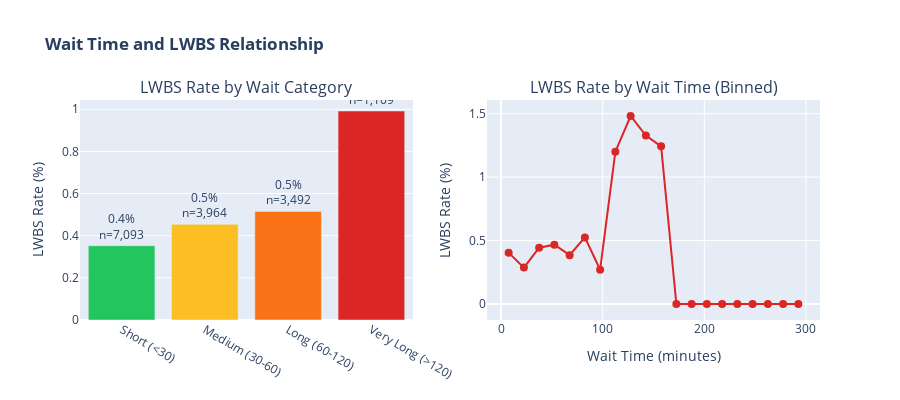

The notebook cell saved with this chart:
### Markdown cell above
---
## Causal Question 1: Does Wait Time CAUSE LWBS?

**Business Importance:** If wait time causes LWBS, reducing wait will prevent LWBS. If not, we need different interventions.

**Challenge:** Confounders exist — low-acuity patients both wait longer AND are more likely to leave.

---

### Code cell
# =============================================================================
# CELL 4: VISUALIZE WAIT TIME vs LWBS RELATIONSHIP
# =============================================================================

def plot_wait_lwbs_relationship(df: pd.DataFrame):
    """Visualize the relationship between wait time and LWBS."""
    
    fig = make_subplots(
        rows=1, cols=2,
        subplot_titles=('LWBS Rate by Wait Category', 'LWBS Rate by Wait Time (Binned)')
    )
    
    # Plot 1: LWBS by wait category
    wait_lwbs = df.groupby('wait_category')['is_lwbs'].agg(['mean', 'count']).reset_index()
    wait_lwbs.columns = ['Wait Category', 'LWBS Rate', 'Count']
    
    fig.add_trace(
        go.Bar(
            x=wait_lwbs['Wait Category'].astype(str),
            y=wait_lwbs['LWBS Rate'] * 100,
            text=[f"{r:.1f}%<br>n={c:,}" for r, c in zip(wait_lwbs['LWBS Rate']*100, wait_lwbs['Count'])],
            textposition='outside',
            marker_color=['#22C55E', '#FBBF24', '#F97316', '#DC2626']
        ),
        row=1, col=1
    )
    
    # Plot 2: LWBS rate by 15-min bins
    df_valid = df[df['pia_minutes'].notna() & (df['pia_minutes'] <= 300)].copy()
    df_valid['wait_bin'] = pd.cut(df_valid['pia_minutes'], bins=range(0, 305, 15))
    binned = df_valid.groupby('wait_bin')['is_lwbs'].mean().reset_index()
    binned['wait_mid'] = binned['wait_bin'].apply(lambda x: x.mid if pd.notna(x) else None)
    
    fig.add_trace(
        go.Scatter(
            x=binned['wait_mid'],
            y=binned['is_lwbs'] * 100,
            mode='lines+markers',
            marker=dict(size=8, color='#DC2626'),
            line=dict(width=2, color='#DC2626')
        ),
        row=1, col=2
    )
    
    fig.update_layout(
        height=400,
        showlegend=False,
        title_text="<b>Wait Time and LWBS Relationship</b>"
    )
    
    fig.update_yaxes(title_text="LWBS Rate (%)", row=1, col=1)
    fig.update_yaxes(title_text="LWBS Rate (%)", row=1, col=2)
    fig.update_xaxes(title_text="Wait Time (minutes)", row=1, col=2)
    
    fig.show()

plot_wait_lwbs_relationship(causal_df)

print("\n📊 Observation: LWBS rate increases with wait time.")
print("   But is this CAUSAL or due to confounders?")

### Figure 1 — Plotly figure (JSON) as saved in the notebook; plotly's stock layout.template omitted (floating-point values rounded to 4 significant figures)
{"data": [{"marker": {"color": ["#22C55E", "#FBBF24", "#F97316", "#DC2626"]}, "text": ["0.4%<br>n=7,093", "0.5%<br>n=3,964", "0.5%<br>n=3,492", "1.0%<br>n=1,109"], "textposition": "outside", "type": "bar", "x": ["Short (<30)", "Medium (30-60)", "Long (60-120)", "Very Long (>120)"], "xaxis": "x", "y": [0.3525, 0.4541, 0.5155, 0.9919], "yaxis": "y"}, {"line": {"color": "#DC2626", "width": 2}, "marker": {"color": "#DC2626", "size": 8}, "mode": "lines+markers", "type": "scatter", "x": [7.5, 22.5, 37.5, 52.5, 67.5, 82.5, 97.5, 112.5, 127.5, 142.5, 157.5, 172.5, 187.5, 202.5, 217.5, 232.5, 247.5, 262.5, 277.5, 292.5], "xaxis": "x2", "y": [0.4047, 0.2867, 0.4439, 0.4676, 0.3849, 0.5247, 0.2703, 1.2, 1.481, 1.327, 1.242, 0.0, 0.0, 0.0, 0.0, 0.0, 0.0, 0.0, 0.0, 0.0], "yaxis": "y2"}], "layout": {"annotations": [{"font": {"size": 16}, "showarrow": false, "text": "LWBS Rate by Wait Category", "x": 0.225, "xanchor": "center", "xref": "paper", "y": 1, "yanchor": "bottom", "yref": "paper"}, {"font": {"size": 16}, "showarrow": false, "text": "LWBS Rate by Wait Time (Binned)", "x": 0.775, "xanchor": "center", "xref": "paper", "y": 1, "yanchor": "bottom", "yref": "paper"}], "height": 400, "showlegend": false, "title": {"text": "<b>Wait Time and LWBS Relationship</b>"}, "xaxis": {"anchor": "y", "domain": [0, 0.45]}, "xaxis2": {"anchor": "y2", "domain": [0.55, 1], "title": {"text": "Wait Time (minutes)"}}, "yaxis": {"anchor": "x", "domain": [0, 1], "title": {"text": "LWBS Rate (%)"}}, "yaxis2": {"anchor": "x2", "domain": [0, 1], "title": {"text": "LWBS Rate (%)"}}}}
